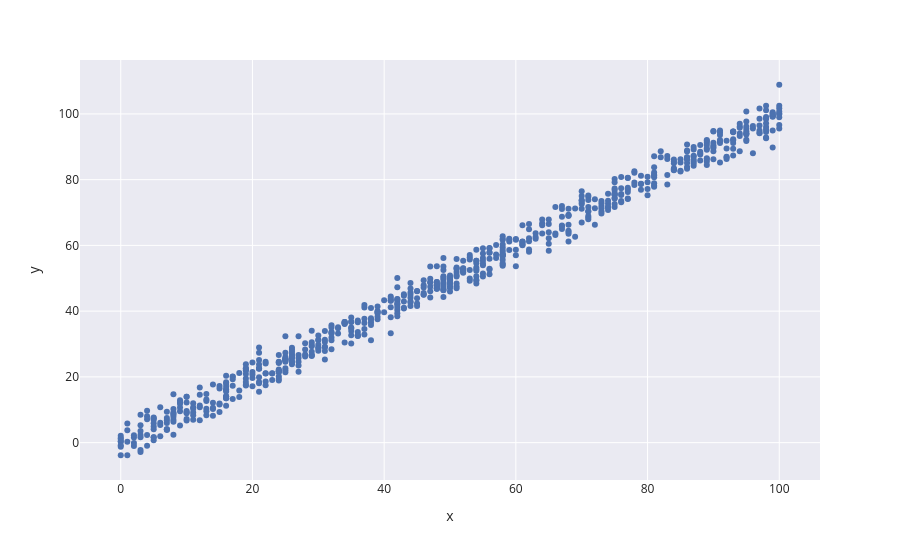

Notebook code for this chart:
### Markdown cell above
### Plotting the data

### Code cell
px.scatter(x = train_data['x'], y = train_data['y'], template = 'seaborn')

### Figure 1 — Plotly figure (JSON) as saved in the notebook; plotly's stock layout.template omitted (floating-point values rounded to 4 significant figures; data arrays with more than 128 entries replaced by an {"elided": "..."} marker saying what was removed)
{"data": [{"hovertemplate": "x=%{x}<br>y=%{y}<extra></extra>", "legendgroup": "", "marker": {"color": "rgb(76,114,176)", "symbol": "circle"}, "mode": "markers", "name": "", "orientation": "v", "showlegend": false, "type": "scatter", "x": {"elided": "699 float values"}, "xaxis": "x", "y": {"elided": "699 float values"}, "yaxis": "y"}], "layout": {"legend": {"tracegroupgap": 0}, "margin": {"t": 60}, "xaxis": {"anchor": "y", "domain": [0, 1], "title": {"text": "x"}}, "yaxis": {"anchor": "x", "domain": [0, 1], "title": {"text": "y"}}}}
